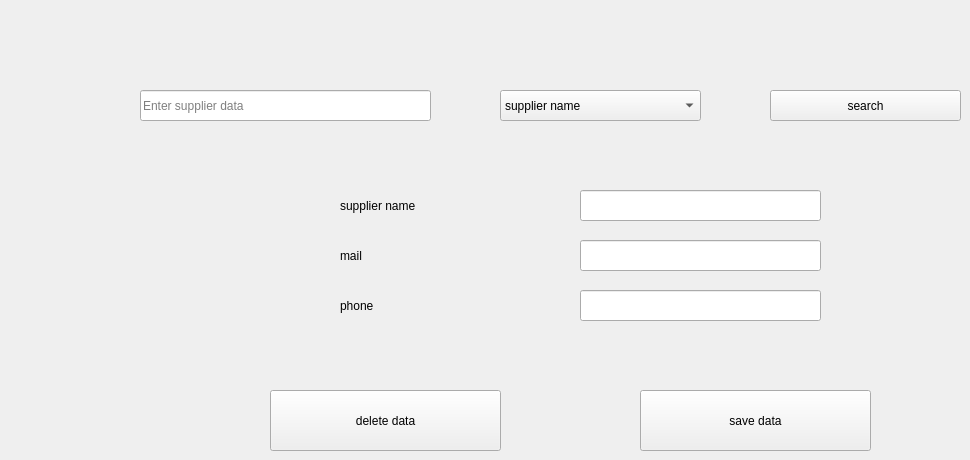
      <widget class="QWidget" name="tab">
       <attribute name="title">
        <string>Edit or delete supplier</string>
       </attribute>
       <widget class="QLineEdit" name="lineEdit_21">
        <property name="geometry">
         <rect>
          <x>580</x>
          <y>290</y>
          <width>241</width>
          <height>31</height>
         </rect>
        </property>
       </widget>
       <widget class="QPushButton" name="pushButton_19">
        <property name="geometry">
         <rect>
          <x>640</x>
          <y>390</y>
          <width>231</width>
          <height>61</height>
         </rect>
        </property>
        <property name="styleSheet">
         <string notr="true">font: 10pt &quot;MS Shell Dlg 2&quot;;</string>
        </property>
        <property name="text">
         <string>save data</string>
        </property>
       </widget>
       <widget class="QLineEdit" name="lineEdit_22">
        <property name="geometry">
         <rect>
          <x>580</x>
          <y>240</y>
          <width>241</width>
          <height>31</height>
         </rect>
        </property>
       </widget>
       <widget class="QLineEdit" name="lineEdit_23">
        <property name="geometry">
         <rect>
          <x>580</x>
          <y>190</y>
          <width>241</width>
          <height>31</height>
         </rect>
        </property>
       </widget>
       <widget class="QLabel" name="label_27">
        <property name="geometry">
         <rect>
          <x>340</x>
          <y>240</y>
          <width>221</width>
          <height>31</height>
         </rect>
        </property>
        <property name="styleSheet">
         <string notr="true">font: 11pt &quot;MS Shell Dlg 2&quot;;</string>
        </property>
        <property name="text">
         <string>mail</string>
        </property>
       </widget>
       <widget class="QPushButton" name="pushButton_25">
        <property name="geometry">
         <rect>
          <x>270</x>
          <y>390</y>
          <width>231</width>
          <height>61</height>
         </rect>
        </property>
        <property name="styleSheet">
         <string notr="true">font: 10pt &quot;MS Shell Dlg 2&quot;;</string>
        </property>
        <property name="text">
         <string>delete data</string>
        </property>
       </widget>
       <widget class="QComboBox" name="comboBox_14">
        <property name="geometry">
         <rect>
          <x>500</x>
          <y>90</y>
          <width>201</width>
          <height>31</height>
         </rect>
        </property>
        <property name="styleSheet">
         <string notr="true">font: 10pt &quot;MS Shell Dlg 2&quot;;</string>
        </property>
        <item>
         <property name="text">
          <string>supplier name</string>
         </property>
        </item>
        <item>
         <property name="text">
          <string>supplier mail</string>
         </property>
        </item>
        <item>
         <property name="text">
          <string>supplier phone</string>
         </property>
        </item>
       </widget>
       <widget class="QLabel" name="label_32">
        <property name="geometry">
         <rect>
          <x>340</x>
          <y>290</y>
          <width>221</width>
          <height>31</height>
         </rect>
        </property>
        <property name="styleSheet">
         <string notr="true">font: 11pt &quot;MS Shell Dlg 2&quot;;</string>
        </property>
        <property name="text">
         <string>phone</string>
        </property>
       </widget>
       <widget class="QPushButton" name="pushButton_26">
        <property name="geometry">
         <rect>
          <x>770</x>
          <y>90</y>
          <width>191</width>
          <height>31</height>
         </rect>
        </property>
        <property name="styleSheet">
         <string notr="true">font: 10pt &quot;MS Shell Dlg 2&quot;;</string>
        </property>
        <property name="text">
         <string>search</string>
        </property>
       </widget>
       <widget class="QLineEdit" name="lineEdit_25">
        <property name="geometry">
         <rect>
          <x>140</x>
          <y>90</y>
          <width>291</width>
          <height>31</height>
         </rect>
        </property>
        <property name="placeholderText">
         <string>Enter supplier data</string>
        </property>
       </widget>
       <widget class="QLabel" name="label_33">
        <property name="geometry">
         <rect>
          <x>340</x>
          <y>190</y>
          <width>221</width>
          <height>31</height>
         </rect>
        </property>
        <property name="styleSheet">
         <string notr="true">font: 11pt &quot;MS Shell Dlg 2&quot;;</string>
        </property>
        <property name="text">
         <string>supplier name</string>
        </property>
       </widget>
      </widget>
